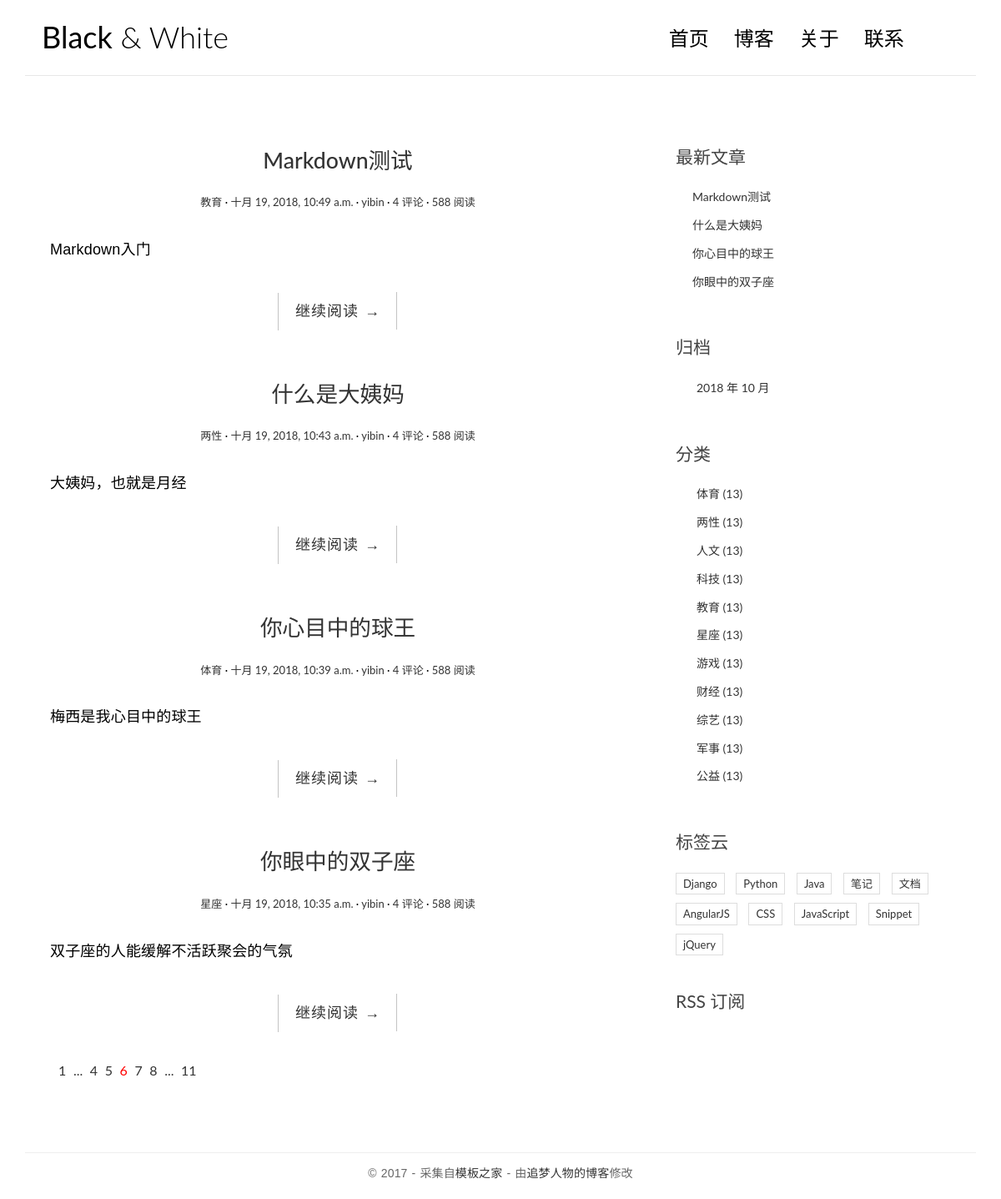
The page / on the database its author committed.
### blog1/models.py (models this page shows, shortened)
class Post(models.Model):
	title=models.CharField(max_length=70)
	body=models.TextField()
	create_time=models.DateTimeField()
	modified_time=models.DateTimeField()
	excerpt=models.CharField(max_length=200,blank=True)
	category=models.ForeignKey(Category)
	tags=models.ManyToManyField(Tag,blank=True)
	author=models.ForeignKey(User)
	def get_absolute_url(self):
		return reverse('blog1:detail',kwargs={'pk':self.pk})
	class meta:
		ordering = ['-create_time']

@python_2_unicode_compatible
class Category(models.Model):
	name=models.CharField(max_length=100)
	def __str__(self):
		return self.name

### blog1/views.py (the view)
# urls.py: url(r'^$',views.index,name='index'),
def index(request):
	post_list=Post.objects.all().order_by('-create_time')
	return render(request,'blog1/index.html',context={
		'post_list':post_list
		})

### blog1/templatetags/blog1_tags.py (called while the page is built)
@register.simple_tag
def get_recent_posts(num=5):
	return Post.objects.all().order_by('-create_time')[:num]

@register.simple_tag
def archives():
	return Post.objects.dates('create_time','month',order='DESC')

@register.simple_tag
def get_categories():
	return Category.objects.all()

### templates/blog1/index.html
{% extends 'base.html' %}
                {% block main %}
            	{% for post in post_list %}
                <article class="post post-{{ post.pk }}">
                    <header class="entry-header">
                        <h1 class="entry-title">
                            <a href="{{ post.get_absolute_url }}">{{post.title}}</a>
                        </h1>
                        <div class="entry-meta">
                            <span class="post-category"><a href="#">{{post.category}}</a></span>
                            <span class="post-date"><a href="#"><time class="entry-date"
                                                                      datetime="{{post.create_time}}">{{post.create_time}}</time></a></span>
                            <span class="post-author"><a href="#">{{post.author}}</a></span>
                            <span class="comments-link"><a href="#">4 评论</a></span>
                            <span class="views-count"><a href="#">588 阅读</a></span>
                        </div>
                    </header>
                    <div class="entry-content clearfix">
                        <p>{{post.excerpt}}</p>
                        <div class="read-more cl-effect-14">
                            <a href="{{post.get_absolute_url}}" class="more-link">继续阅读 <span class="meta-nav">→</span></a>
                        </div>
                    </div>
                </article>
                {% empty %}
                <div class="no-post">暂时还没有发布的文章！</div>
                {% endfor %}
                <div class="pagination">
                    <ul>
                        <li><a href="">1</a></li>
                        <li><a href="">...</a></li>
                        <li><a href="">4</a></li>
                        <li><a href="">5</a></li>
                        <li class="current"><a href="">6</a></li>
                        <li><a href="">7</a></li>
                        <li><a href="">8</a></li>
                        <li><a href="">...</a></li>
                        <li><a href="">11</a></li>
                    </ul>
                </div>
                {% endblock main %}

### templates/base.html (shortened to what this page needs)
{%load staticfiles %}
{%load blog1_tags %}
<!DOCTYPE html>
<html>
<head>
    <link rel="stylesheet" href="{% static 'blog1/css/bootstrap.min.css' %}">
    <link rel="stylesheet" href="http://code.ionicframework.com/ionicons/2.0.1/css/ionicons.min.css">
    <link rel="stylesheet" href="{% static 'blog1/css/pace.css' %}">
    <link rel="stylesheet" href="{% static 'blog1/css/custom.css' %}">
    <link rel='stylesheet' href="{% static 'blog1/css/highlights/github.css' %}">
</head>
<body>
<div class="container">
    <header id="site-header">
        <div class="row">
            <div class="col-md-4 col-sm-5 col-xs-8">
                <div class="logo">
                    <h1><a href="{% url 'blog1:index' %}"><b>Black</b> &amp; White</a></h1>
                </div>
            </div>
            <div class="col-md-8 col-sm-7 col-xs-4">
                <nav class="main-nav" role="navigation">
                    <div class="collapse navbar-collapse" id="bs-example-navbar-collapse-1">
                        <ul class="nav navbar-nav navbar-right">
                            <li class="cl-effect-11"><a href="index.html" data-hover="首页">首页</a></li>
                            <li class="cl-effect-11"><a href="full-width.html" data-hover="博客">博客</a></li>
                            <li class="cl-effect-11"><a href="about.html" data-hover="关于">关于</a></li>
                            <li class="cl-effect-11"><a href="contact.html" data-hover="联系">联系</a></li>
                        </ul>
                    </div>
                </nav>
            </div>
        </div>
    </header>
</div>
<div class="content-body">
    <div class="container">
        <div class="row">
            <main class="col-md-8">
            	{% block main%}
                {% endblock main%}
            </main>
            <aside class="col-md-4">
                 <div class="widget widget-recent-posts">
                    <h3 class="widget-title">最新文章</h3>
                    {% get_recent_posts as recent_post_list %}
                    <ul>
                        {%for post in recent_post_list%}
                        <li>
                            <a href="{{get_absolute_url}}">{{post.title}}</a>
                        </li>
                        {%empty%}
                        暂无文章!!!
                        {%endfor%}
                    </ul>
                </div>
                <div class="widget widget-archives">
                    <h3 class="widget-title">归档</h3>
                    {%archives as date_list%}
                    <ul>
                        {% for date in date_list%}
                        <li>
                            <a href="{%url 'blog1:archives' date.year date.month %}">{{date.year}} 年 {{date.month}} 月</a>
                        </li>
                        {%empty%}
                        暂无归档!!!
                        {%endfor%}
                    </ul>
                </div>
                <div class="widget widget-category">
                    <h3 class="widget-title">分类</h3>
                    {%get_categories as category_list%}
                    <ul>
                        {%for category in category_list%}
                        <li>
                            <a href="{% url 'blog1:category' category.pk %}">{{category.name}} <span class="post-count">(13)</span></a>
                        </li>
                        {%empty%}
                        暂无分类!!!
                        {%endfor%}
                    </ul>
                </div>
                <div class="widget widget-tag-cloud">
                    <h3 class="widget-title">标签云</h3>
                    <ul>
                        <li>
                            <a href="#">Django</a>
                        </li>
                        <li>
                            <a href="#">Python</a>
                        </li>
                        <li>
                            <a href="#">Java</a>
                        </li>
                        <li>
                            <a href="#">笔记</a>
                        </li>
                        <li>
                            <a href="#">文档</a>
                        </li>
                        <li>
                            <a href="#">AngularJS</a>
                        </li>
                        <li>
                            <a href="#">CSS</a>
                        </li>
                        <li>
                            <a href="#">JavaScript</a>
                        </li>
                        <li>
                            <a href="#">Snippet</a>
                        </li>
                        <li>
                            <a href="#">jQuery</a>
                        </li>
                    </ul>
                </div>
                <div class="rss">
                    <a href=""> RSS 订阅</a>
                </div>
            </aside>
        </div>
    </div>
</div>
<footer id="site-footer">
    <div class="container">
        <div class="row">
            <div class="col-md-12">
                <p class="copyright">&copy 2017 - 采集自<a href="http://www.cssmoban.com/"
                                                        target="_blank" title="模板之家">模板之家</a>
                    - 由<a href="http://zmrenwu.com/" title="网页模板" target="_blank">追梦人物的博客</a>修改
                </p>
            </div>
        </div>
    </div>
</footer>
</body>
</html>

### blog1/static/blog1/css/custom.css (style rules this page uses)
* { outline: none; }
h1, h2, h3, h4, h5, h6 { margin-top: 0; }
b { font-weight: 400; }
a { color: #333; }
body { color: #444; font-family: 'Lato', sans-serif; }
p { font-family: 'Ubuntu', sans-serif; font-weight: 400; word-spacing: 1px; letter-spacing: 0.01em; }
#site-header { background-color: #FFF; padding: 25px 20px; margin-bottom: 40px; border-bottom: 1px solid #e7e7e7; }
.logo h1 a { color: #000; }
.logo h1 { margin: 0; font-family: 'Lato', sans-serif; font-weight: 300; }
.main-nav { margin-top: 11px; max-width: 95%; }
.main-nav a { color: #000000 !important; padding: 0 0 5px 0 !important; margin-right: 30px; font-family: 'Lato', sans-serif; font-weight: 300; font-size: 24px; }
.cl-effect-11 a { padding: 10px 0; color: #0972b4; text-shadow: none; }
.cl-effect-11 a::before { position: absolute; top: 0; left: 0; overflow: hidden; padding: 0 0 5px 0 !important; max-width: 0; border-bottom: 1px solid #000; color: #000; content: attr(data-hover); white-space: nowrap; -webkit-transition: max-width 0.5s; -moz-transition: max-width 0.5s; transition: max-width 0.5s; }
.content-body { padding-bottom: 4em; }
.post { background: #fff; padding: 30px 30px 0; }
.entry-title { text-align: center; font-size: 1.9em; margin-bottom: 20px; line-height: 1.6; padding: 10px 20px 0; }
.entry-meta { text-align: center; color: #DDDDDD; font-size: 13px; margin-bottom: 30px; }
.entry-content { font-size: 18px; line-height: 1.9; font-weight: 300; color: #000; }
.post-category::after, .post-date::after, .post-author::after, .comments-link::after { content: ' ·'; color: #000; }
.read-more { font-family: 'Ubuntu', sans-serif; font-weight: 400; word-spacing: 1px; letter-spacing: 0.01em; text-align: center; margin-top: 20px; }
.cl-effect-14 a { padding: 0 20px; height: 45px; line-height: 45px; position: relative; display: inline-block; margin: 15px 25px; letter-spacing: 1px; font-weight: 400; text-shadow: 0 0 1px rgba(255, 255, 255, 0.3); }
.cl-effect-14 a::before, .cl-effect-14 a::after { position: absolute; width: 45px; height: 1px; background: #C3C3C3; content: ''; -webkit-transition: all 0.3s; -moz-transition: all 0.3s; transition: all 0.3s; pointer-events: none; }
.cl-effect-14 a::before { top: 0; left: 0; -webkit-transform: rotate(90deg); -moz-transform: rotate(90deg); transform: rotate(90deg); -webkit-transform-origin: 0 0; -moz-transform-origin: 0 0; transform-origin: 0 0; }
.cl-effect-14 a::after { right: 0; bottom: 0; -webkit-transform: rotate(90deg); -moz-transform: rotate(90deg); transform: rotate(90deg); -webkit-transform-origin: 100% 0; -moz-transform-origin: 100% 0; transform-origin: 100% 0; }
.widget { background: #fff; padding: 30px 0 0; }
.widget-title { font-size: 1.5em; margin-bottom: 20px; line-height: 1.6; padding: 10px 0 0; font-weight: 400; }
.widget-recent-posts ul { padding: 0; margin: 0; padding-left: 20px; }
.widget-recent-posts ul li { list-style-type: none; position: relative; line-height: 170%; margin-bottom: 10px; }
.widget-recent-posts ul li::before { content: '\f3d3'; font-family: "Ionicons"; position: absolute; left: -17px; top: 3px; font-size: 16px; color: #000; }
.widget-archives ul { padding: 0; margin: 0; padding-left: 25px; }
.widget-archives ul li { list-style-type: none; position: relative; line-height: 170%; margin-bottom: 10px; }
.widget-archives ul li::before { content: '\f3f3'; font-family: "Ionicons"; position: absolute; left: -25px; top: 1px; font-size: 16px; color: #000; }
.widget-category ul { padding: 0; margin: 0; padding-left: 25px; }
.widget-category ul li { list-style-type: none; position: relative; line-height: 170%; margin-bottom: 10px; }
.widget-category ul li::before { content: '\f3fe'; font-family: "Ionicons"; position: absolute; left: -25px; top: 1px; font-size: 18px; color: #000; }
.widget-tag-cloud ul { padding: 0; margin: 0; margin-right: -10px; }
.widget-tag-cloud ul li { list-style-type: none; font-size: 13px; display: inline-block; margin-right: 10px; margin-bottom: 10px; padding: 3px 8px; border: 1px solid #ddd; }
.rss { font-size: 21px; margin-top: 30px; }
.rss a { color: #444; }
#site-footer { padding-top: 10px; padding: 0 0 1.5em 0; }
.copyright { text-align: center; padding-top: 1em; margin: 0; border-top: 1px solid #eee; color: #666; }
.pagination ul { list-style: none; }
.pagination ul li { display: inline-block; font-size: 16px; margin-right: 5px; }
.current a { color: red; }

### rows shown on the page
Post: title "Markdown测试", category "教育", create_time "十月 19, 2018, 10:49 a.m.", author "yibin", excerpt "Markdown入门"
Post: title "什么是大姨妈", category "两性", create_time "十月 19, 2018, 10:43 a.m.", author "yibin", excerpt "大姨妈，也就是月经"
Post: title "你心目中的球王", category "体育", create_time "十月 19, 2018, 10:39 a.m.", author "yibin", excerpt "梅西是我心目中的球王"
Post: title "你眼中的双子座", category "星座", create_time "十月 19, 2018, 10:35 a.m.", author "yibin", excerpt "双子座的人能缓解不活跃聚会的气氛"
Category: name "体育"
Category: name "两性"
Category: name "人文"
Category: name "科技"
Category: name "教育"
Category: name "星座"
Category: name "游戏"
Category: name "财经"
Category: name "综艺"
Category: name "军事"
Category: name "公益"

### other values the page prints
{{ date.year }} "2018"
{{ date.month }} "10"
